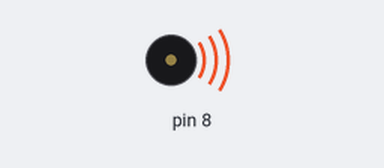
The sketch below on a simulated Arduino Uno, built with avr-gcc and run on an emulated ATmega328P. Parts: buzzer (waves = sounding).

Above: at 0.1 s.
At 8.3 s:
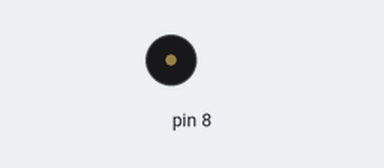
Timing chart, 0 to 9.8 s (numbered marks = the images above):
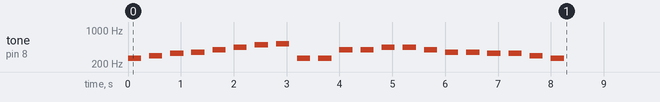

The sketch:

ex009.ino
```cpp
int melody[] = {262, 294, 330, 349, 392, 440, 494, 523};

void setup() {
  for(int i = 0; i<8; i++) {
    tone(8, melody[i], 250);
    delay(400);
    noTone(8);
  }
  //도
  tone(8, melody[0], 250);
  delay(400);
  noTone(8);

  tone(8, melody[0], 250);
  delay(400);
  noTone(8);

  //솔
  tone(8, melody[4], 250);
  delay(400);
  noTone(8);

  tone(8, melody[4], 250);
  delay(400);
  noTone(8);

  //라
  tone(8, melody[5], 250);
  delay(400);
  noTone(8);

  tone(8, melody[5], 250);
  delay(400);
  noTone(8);

  tone(8, melody[4], 250);
  delay(400);
  noTone(8);

  //파
  tone(8, melody[3], 250);
  delay(400);
  noTone(8);

  tone(8, melody[3], 250);
  delay(400);
  noTone(8);

  //미
  tone(8, melody[2], 250);
  delay(400);
  noTone(8);

  tone(8, melody[2], 250);
  delay(400);
  noTone(8);

  tone(8, melody[1], 250);
  delay(400);
  noTone(8);

  tone(8, melody[0], 250);
  delay(400);
  noTone(8);
}

void loop() {

}
```
